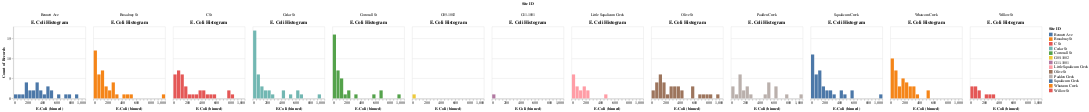

Write notebook code for a chart like this one.
### Code cell
#Second Filter e-coli values greater than 1000
filtered_data = filtered_data[filtered_data['E-Coli'] <= 1000]

# Histogram of E-Coli with bin size 50, faceted by Site ID
histogram = alt.Chart(filtered_data).mark_bar().encode(
    x=alt.X('E-Coli:Q', bin=alt.Bin(step=50)),
    y='count()',
    color='Site ID:N'
).properties(
    title='E. Coli Histogram',
    width=200,
    height=200
).facet(
    column='Site ID:N'
)

histogram.show()

### Figure 1 — Vega-Lite specification as saved in the notebook (floating-point values rounded to 4 significant figures; data arrays with more than 128 entries replaced by an {"elided": "..."} marker saying what was removed)
{"config": {"view": {"continuousWidth": 300, "continuousHeight": 300}}, "data": {"name": "data-fd2a8a2b97ea1f4ff7d4f7d75a9bcf91"}, "facet": {"column": {"field": "Site ID", "type": "nominal"}}, "spec": {"mark": {"type": "bar"}, "encoding": {"color": {"field": "Site ID", "type": "nominal"}, "x": {"bin": {"step": 50}, "field": "E-Coli", "type": "quantitative"}, "y": {"aggregate": "count", "type": "quantitative"}}, "height": 200, "title": "E. Coli Histogram", "width": 200}, "$schema": "https://vega.github.io/schema/vega-lite/v5.20.1.json", "datasets": {"data-fd2a8a2b97ea1f4ff7d4f7d75a9bcf91": {"elided": "343 records"}}}
